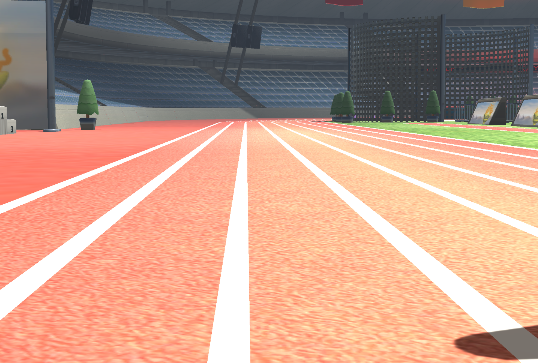
#> input picture yolox-pytorch-main/img1.jpg, 538 x 363 px
$ python detect.py
#> lines starting #> are read from the running program, lines starting #| are printed output that depends on the picture; after the words box and inside, x2 and y2 are one past the last pixel; in counts of white or black regions, pixels touching at a corner belong together; long printed decimals are rounded
import cv2
import numpy as np

img = cv2.imread('img1.jpg', cv2.IMREAD_UNCHANGED)  # 无变换读取图片
#> img is the input picture: shape (363, 538, 4); mean B, G, R, A 136.1, 153.8, 193.3, 255
gray = cv2.cvtColor(img, cv2.COLOR_RGB2GRAY)  # 灰度图
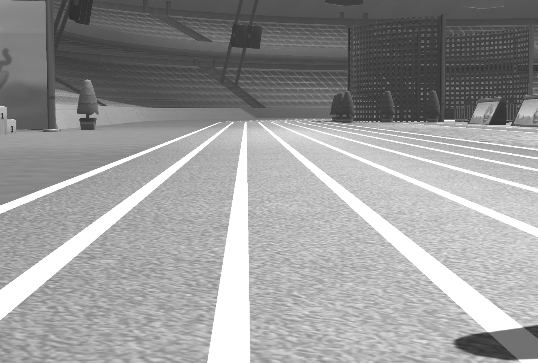
#> gray: shape (363, 538); min 46, max 255, mean 153
mask = cv2.inRange(gray, 255, 255)  # 二值化
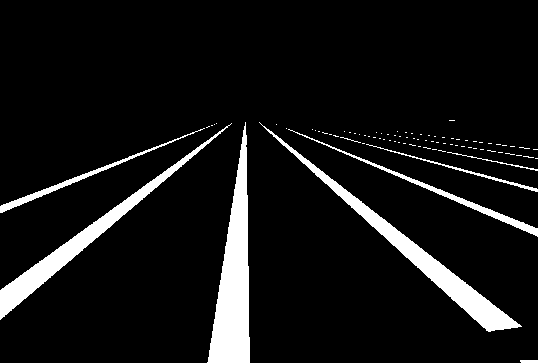
#> mask: shape (363, 538); 8.2% white; 83 white regions (74 under 20 px), largest, box (x1, y1, x2, y2) and area: (207, 122, 250, 363) 5280, (259, 122, 522, 332) 4290, (0, 123, 232, 320) 3601
kernel = np.ones((2, 2), np.uint8)  # 半径大小
erode = cv2.morphologyEx(mask, cv2.MORPH_ERODE, kernel)  # 腐蚀
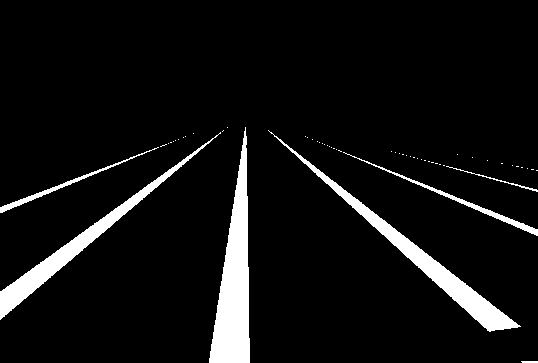
#> erode: shape (363, 538); 7% white; 56 white regions (49 under 20 px), largest, box (x1, y1, x2, y2) and area: (209, 127, 250, 363) 4996, (268, 130, 521, 332) 3822, (0, 132, 221, 320) 3202
n = [len(erode[:, 0]), len(erode[0, :])]
#> n = [363, 538]
(x_point, y_point) = np.nonzero(erode)
#> x_point = 13594 values from 127 to 362; y_point = 13594 values, max 537 at index 860, min 0 at index 2972, mean 259.8
if len(x_point) < 2:
    print(0)
f1 = np.polyfit(x_point, y_point, 1)
#> f1 = [0.141, 223.4]
p1 = np.poly1d(f1)
point1 = (int(p1(0)), 0)
#> point1 = (223, 0)
point2 = (int(p1(n[0])), n[0])
#> point2 = (274, 363)
result = cv2.line(img, (int(n[1]/2), 0), (int(n[1]/2), n[0]), (0, 0, 255), 2)
result = cv2.line(result, point1, point2, (0, 255, 0), 2)
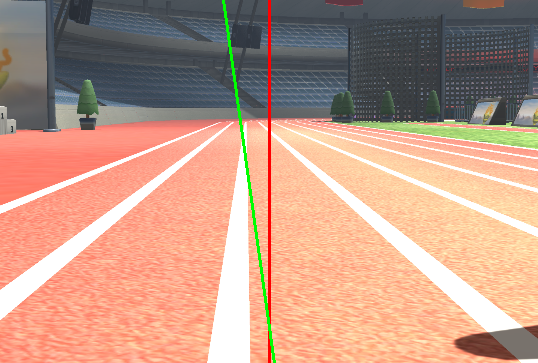
#> result: shape (363, 538, 4); mean B, G, R, A 134.7, 153.5, 192.5, 252.2
print(n[1]/2-p1(n[0]))  # 返回的是左右偏移的距离
#| -5.659
cv2.imshow('inside', result)
cv2.waitKey(0)
